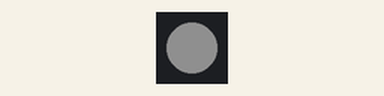
Simulated run of this sketch. Board: Arduino Uno, built with avr-gcc and run on an emulated ATmega328P. On the bench: 1 RGB LEDs in strip order, left to right. Dim RGB values are drawn brighter than linear; what the sketch prints to the serial monitor is not drawn.

Above: at 0.5 s.
At 2.0 s:
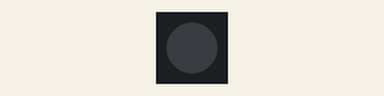
Timing chart, 0 to 3.3 s (numbered marks = the images above):
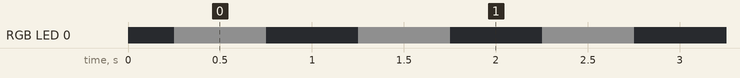

The sketch:

iot_led_00_flash.ino
```cpp
// (licence header left out)
#include <Adafruit_NeoPixel.h>

#define LED_PIN 12

Adafruit_NeoPixel led(1, LED_PIN, NEO_GRB + NEO_KHZ800);

void setup() {
    Serial.begin(115200);
    delay(250);
    Serial.println("");
    Serial.println("Running");

    Serial.println("Setting up LED (off)");
    led.begin();
    led.setBrightness(15);
    led.show();
}

void loop() {
    uint32_t color;

    color = Adafruit_NeoPixel::Color(0xff, 0xff, 0xff);
    led.setPixelColor(0, color);
    led.show();
    delay(500);

    color = Adafruit_NeoPixel::Color(0x00, 0x00, 0x00);
    led.setPixelColor(0, color);
    led.show();
    delay(500);
}
```

Measured:
- by itself, RGB LED 0: alternates RGB(15, 15, 15) for 0.50 s and off for 0.50 s
